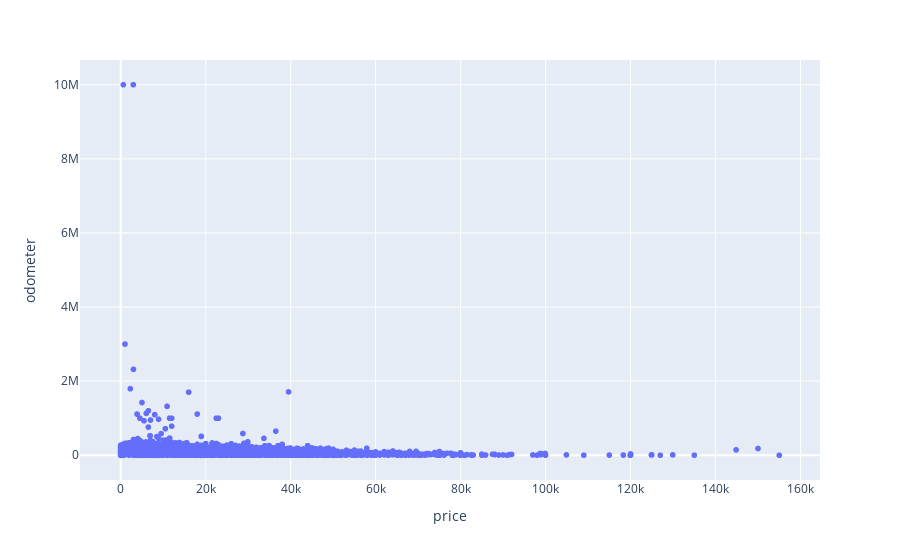

Source (notebook cell):
### Code cell


### Figure 1 — Plotly figure (JSON) as saved in the notebook; plotly's stock layout.template omitted (floating-point values rounded to 4 significant figures; data arrays with more than 128 entries replaced by an {"elided": "..."} marker saying what was removed)
{"data": [{"hovertemplate": "price=%{x}<br>odometer=%{y}<extra></extra>", "legendgroup": "", "marker": {"color": "#636efa", "symbol": "circle"}, "mode": "markers", "name": "", "showlegend": false, "type": "scattergl", "x": {"elided": "34868 int values"}, "xaxis": "x", "y": {"elided": "34868 int values"}, "yaxis": "y"}], "layout": {"legend": {"tracegroupgap": 0}, "margin": {"t": 60}, "xaxis": {"anchor": "y", "domain": [0, 1], "title": {"text": "price"}}, "yaxis": {"anchor": "x", "domain": [0, 1], "title": {"text": "odometer"}}}}
